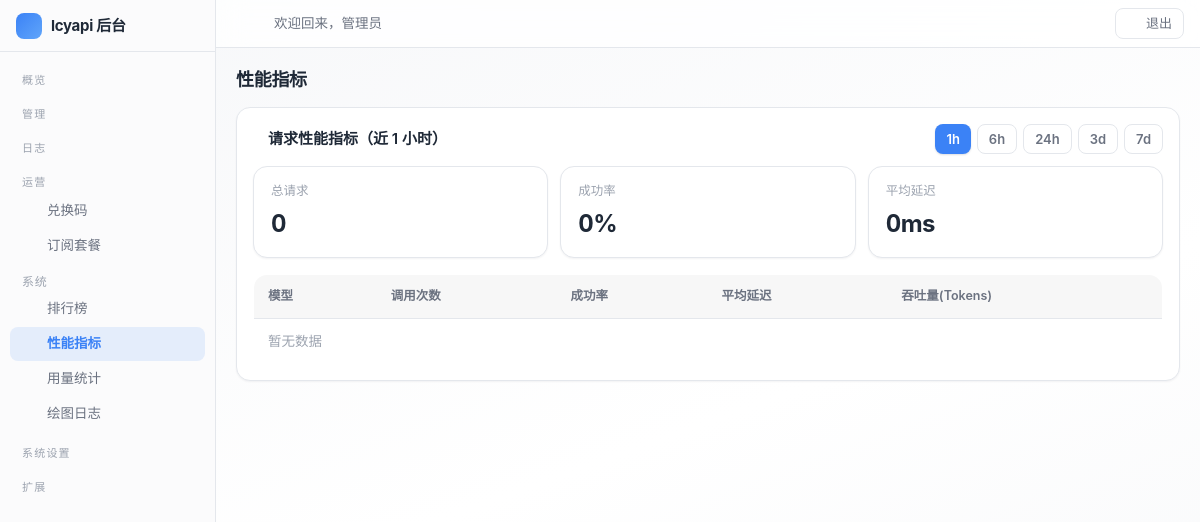
Page /admin/perf_metrics.php?hours=1 (signed in) on the committed database.
### tables this page shows
CREATE TABLE IF NOT EXISTS settings (
    `key` VARCHAR(50) NOT NULL PRIMARY KEY,
    value TEXT DEFAULT NULL,
    type VARCHAR(20) NOT NULL DEFAULT 'string',
    description VARCHAR(255) DEFAULT NULL,
    updated_at DATETIME NOT NULL DEFAULT CURRENT_TIMESTAMP ON UPDATE CURRENT_TIMESTAMP
);

CREATE TABLE IF NOT EXISTS users (
    id INT UNSIGNED AUTO_INCREMENT PRIMARY KEY,
    checkin_streak INT UNSIGNED NOT NULL DEFAULT 0 COMMENT '连续签到天数',
    username VARCHAR(50) NOT NULL,
    email VARCHAR(100) DEFAULT NULL,
    email_verified TINYINT NOT NULL DEFAULT 0 COMMENT '邮箱已验证',
    password VARCHAR(255) NOT NULL,
    nickname VARCHAR(50) DEFAULT NULL,
    avatar VARCHAR(255) DEFAULT NULL,
    role ENUM('admin','user') NOT NULL DEFAULT 'user',
    quota DECIMAL(14,6) NOT NULL DEFAULT 0.000000,
    used_quota DECIMAL(14,6) NOT NULL DEFAULT 0.000000,
    total_quota DECIMAL(14,6) NOT NULL DEFAULT 0.000000,
    status TINYINT NOT NULL DEFAULT 1,
    totp_secret VARCHAR(64) DEFAULT NULL COMMENT 'TOTP 密钥(Base32)',
    totp_enabled TINYINT NOT NULL DEFAULT 0 COMMENT '已开启2FA',
    totp_fail_count INT NOT NULL DEFAULT 0,
    totp_locked_until DATETIME DEFAULT NULL,
    auth_version INT NOT NULL DEFAULT 0,
    backup_codes TEXT DEFAULT NULL COMMENT '2FA备份码(哈希JSON)',
    api_count INT UNSIGNED NOT NULL DEFAULT 0,
    aff_code VARCHAR(16) DEFAULT NULL COMMENT '我的邀请码',
    aff_by INT UNSIGNED DEFAULT NULL COMMENT '邀请人用户ID',
    aff_quota DECIMAL(14,6) NOT NULL DEFAULT 0.000000 COMMENT '待转入的邀请收益',
    aff_history_quota DECIMAL(14,6) NOT NULL DEFAULT 0.000000 COMMENT '累计邀请收益',
    `group` VARCHAR(32) NOT NULL DEFAULT 'default' COMMENT '用户分组',
    last_login_at DATETIME DEFAULT NULL,
    last_login_ip VARCHAR(45) DEFAULT NULL,
    created_at DATETIME NOT NULL DEFAULT CURRENT_TIMESTAMP,
    updated_at DATETIME NOT NULL DEFAULT CURRENT_TIMESTAMP ON UPDATE CURRENT_TIMESTAMP,
    UNIQUE KEY uk_username (username),
    UNIQUE KEY uk_email (email),
    UNIQUE KEY uk_aff_code (aff_code),
    KEY idx_status (status),
    KEY idx_aff_by (aff_by)
);

### includes/cache.php (called while the page is built, shortened)
<?php
class Cache
{
    private static $enabled = true;
    public static function setConfig($config)
    {
        self::$enabled = $config['enabled'];
    }
    public static function get($key)
    {
        if (!self::$enabled) {
            return false;
        }
        $file = self::getFilePath($key);
        $data = @file_get_contents($file);
        $value = @json_decode($data, true);
        return $value;
    }
    public static function set($key, $value, $ttl = 0)
    {
        if (!self::$enabled) {
            return false;
        }
        return true;
    }
    public static function remember($key, $ttl, $callback)
    {
        $cached = self::get($key);
        $value = $callback();
        return $value;
    }
}

### includes/db.php (called while the page is built, shortened)
<?php
class DB
{
    private static $pdo = null;
    public static function init($config)
    {
        $dsn = sprintf('mysql:host=%s;port=%d;dbname=%s;charset=%s', $config['host'], $config['port'], $config['name'], $config['charset']);
        self::$pdo = new PDO($dsn, $config['user'], $config['pass'], [
            PDO::ATTR_ERRMODE => PDO::ERRMODE_EXCEPTION,
            PDO::ATTR_DEFAULT_FETCH_MODE => PDO::FETCH_ASSOC,
            PDO::ATTR_EMULATE_PREPARES => false,
            PDO::ATTR_TIMEOUT => 5,
        ]);
    }
    public static function getInstance()
    {
        return self::$pdo;
    }
    public static function query($sql, $params = [])
    {
        $stmt = self::getInstance()->prepare($sql);
        $stmt->execute($params);
        return $stmt;
    }
    public static function fetch($sql, $params = [])
    {
        $stmt = self::query($sql, $params);
        return $stmt->fetch() ?: false;
    }
}

### includes/auth.php (called while the page is built, shortened)
<?php
class Auth
{
    public static function check()
    {
        $user = User::find((int)$_SESSION[self::SESSION_KEY]);
        return true;
    }
    public static function user()
    {
        return $GLOBALS['__current_user'];
    }
}

### includes/user.php (called while the page is built, shortened)
<?php
class User
{
    public static function find($id)
    {
        return DB::fetch('SELECT * FROM users WHERE id = ?', [(int)$id]);
    }
}

### includes/admin.php (called while the page is built, shortened)
<?php
class Admin
{
    public static function requireAdmin()
    {
        if (!Auth::check() || !Auth::isAdmin()) {
            redirect(base_url('admin/login.php'));
        }
    }
}

### includes/perf_metrics.php (called while the page is built, shortened)
<?php
class PerfMetrics
{
    public static function summary($hours = 24)
    {
        $since = date('Y-m-d H:i:s', time() - $hours * 3600);
        $row = DB::fetch('SELECT COUNT(*) AS calls, COALESCE(AVG(duration),0) AS avg_ms, SUM(CASE WHEN status=1 THEN 1 ELSE 0 END) AS success FROM logs WHERE created_at >= ?', [$since]);
        $calls = (int)$row['calls'];
        return [
            'calls' => $calls,
            'avg_latency_ms' => $calls > 0 ? round((float)$row['avg_ms'], 1) : 0,
            'success_rate' => $calls > 0 ? round((int)$row['success'] / $calls * 100, 1) : 0,
        ];
    }
}

### admin/perf_metrics.php (the view, shortened to what this page needs)
<?php
Admin::requireAdmin();
$pageTitle = '性能指标';
$hours = max(1, min(168, (int)($_GET['hours'] ?? 24)));
$metrics = PerfMetrics::query('', '', $hours);
$summary = PerfMetrics::summary($hours);
require __DIR__ . '/templates/header.php';
?>
<div class="card">
    <div class="card-title" style="display:flex; justify-content:space-between; align-items:center; flex-wrap:wrap; gap:8px;">
        <span><?php echo svg_icon('chart'); ?>请求性能指标（近 <?php echo $hours; ?> 小时）</span>
        <div style="display:flex; gap:6px;">
            <?php foreach ([1=>'1h',6=>'6h',24=>'24h',72=>'3d',168=>'7d'] as $k=>$v) : ?>
                <a href="?hours=<?php echo $k; ?>" class="btn btn-sm <?php echo $hours===$k?'':'btn-secondary'; ?>"><?php echo $v; ?></a>
            <?php endforeach; ?>
        </div>
    </div>
    <div class="stat-grid" style="margin-bottom:16px;">
        <div class="stat-card"><div class="label">总请求</div><div class="value"><?php echo number_format($summary['calls']); ?></div></div>
        <div class="stat-card"><div class="label">成功率</div><div class="value"><?php echo $summary['success_rate']; ?>%</div></div>
        <div class="stat-card"><div class="label">平均延迟</div><div class="value"><?php echo $summary['avg_latency_ms']; ?>ms</div></div>
    </div>
    <table class="table">
        <thead><tr><th>模型</th><th>调用次数</th><th>成功率</th><th>平均延迟</th><th>吞吐量(Tokens)</th></tr></thead>
        <tbody>
        <?php foreach ($metrics as $m) : ?>
            <tr>
                <td><?php echo e($m['model']); ?></td>
                <td><?php echo number_format($m['calls']); ?></td>
                <td><span class="badge <?php echo $m['success_rate']>=90?'badge-green':($m['success_rate']>=50?'badge-yellow':'badge-red'); ?>"><?php echo $m['success_rate']; ?>%</span></td>
                <td><?php echo $m['avg_latency_ms']; ?>ms</td>
                <td><?php echo number_format($m['throughput_tokens']); ?></td>
            </tr>
        <?php endforeach; if (empty($metrics)): ?><tr><td colspan="5" class="text-center text-muted">暂无数据</td></tr><?php endif; ?>
        </tbody>
    </table>
</div>
<?php require __DIR__ . '/templates/footer.php'; ?>

### admin/templates/header.php (shortened to what this page needs)
<?php
Admin::requireAdmin();
$pageTitle = isset($pageTitle) ? $pageTitle : '管理后台';
$adminUser = Auth::user();
$requestPath = isset($_SERVER['REQUEST_URI']) ? parse_url($_SERVER['REQUEST_URI'], PHP_URL_PATH) : '';
function admin_nav($needle, $requestPath)
{
    return strpos($requestPath, $needle) !== false ? 'active' : '';
}
?>
<!DOCTYPE html>
<html lang="zh-CN">
<head>
<link rel="stylesheet" href="<?php echo base_url('assets/css/common.css'); ?>">
<link rel="stylesheet" href="<?php echo base_url('assets/css/admin.css'); ?>">
</head>
<body>
<div class="admin-layout">
    <aside class="admin-sidebar" id="adminSidebar">
        <a class="brand" href="<?php echo base_url('admin/index.php'); ?>">
            <span class="brand-logo"><?php echo svg_icon('zap'); ?></span>
            <span class="brand-name"><?php echo e(setting('site_name', config('site.name'))); ?> 后台</span>
        </a>
        <nav class="menu">
            <div class="menu-group" data-group="overview">
                <button type="button" class="group-title" aria-expanded="true"><span class="gt">概览</span><?php echo svg_icon('chevron', 'i group-arrow'); ?></button>
            </div>
            <div class="menu-group" data-group="manage">
                <button type="button" class="group-title" aria-expanded="true"><span class="gt">管理</span><?php echo svg_icon('chevron', 'i group-arrow'); ?></button>
            </div>
            <div class="menu-group" data-group="logs">
                <button type="button" class="group-title" aria-expanded="true"><span class="gt">日志</span><?php echo svg_icon('chevron', 'i group-arrow'); ?></button>
            </div>
            <div class="menu-group" data-group="ops">
                <button type="button" class="group-title" aria-expanded="true"><span class="gt">运营</span><?php echo svg_icon('chevron', 'i group-arrow'); ?></button>
                <div class="group-body">
                    <a class="<?php echo admin_nav('/admin/codes/', $requestPath); ?>" href="<?php echo base_url('admin/codes/index.php'); ?>" title="兑换码"><?php echo svg_icon('gift'); ?><span class="lbl">兑换码</span></a>
                    <a class="<?php echo admin_nav('/admin/subscriptions/', $requestPath); ?>" href="<?php echo base_url('admin/subscriptions/index.php'); ?>" title="订阅套餐"><?php echo svg_icon('crown'); ?><span class="lbl">订阅套餐</span></a>
                    <div class="sub-group" data-sub="system">
                        <button type="button" class="sub-title"><span class="gt">系统</span><?php echo svg_icon('chevron', 'i group-arrow'); ?></button>
                    </div>
                    <a class="<?php echo admin_nav('/admin/rankings/', $requestPath); ?>" href="<?php echo base_url('admin/rankings/index.php'); ?>" title="排行榜"><?php echo svg_icon('chart'); ?><span class="lbl">排行榜</span></a>
                    <a class="<?php echo admin_nav('/admin/perf_metrics.php', $requestPath); ?>" href="<?php echo base_url('admin/perf_metrics.php'); ?>" title="性能指标"><?php echo svg_icon('cpu'); ?><span class="lbl">性能指标</span></a>
                    <a class="<?php echo admin_nav('/admin/usage_stats.php', $requestPath); ?>" href="<?php echo base_url('admin/usage_stats.php'); ?>" title="用量统计"><?php echo svg_icon('dollar'); ?><span class="lbl">用量统计</span></a>
                    <a class="<?php echo admin_nav('/admin/midjourney.php', $requestPath); ?>" href="<?php echo base_url('admin/midjourney.php'); ?>" title="绘图日志"><?php echo svg_icon('image'); ?><span class="lbl">绘图日志</span></a>
                </div>
            </div>
            <div class="menu-group" data-group="settings">
                <button type="button" class="group-title" aria-expanded="true"><span class="gt">系统设置</span><?php echo svg_icon('chevron', 'i group-arrow'); ?></button>
            </div>
            <div class="menu-group" data-group="supplier">
                <button type="button" class="group-title" aria-expanded="true"><span class="gt">扩展</span><?php echo svg_icon('chevron', 'i group-arrow'); ?></button>
            </div>
        </nav>
    </aside>
    <div class="admin-main">
        <div class="admin-topbar">
            <div class="topbar-left">
                <button type="button" class="icon-btn" id="sidebarCollapse" title="折叠/展开侧边栏"><?php echo svg_icon('panel'); ?></button>
                <span class="greeting">欢迎回来，<?php echo e($adminUser['nickname'] ?: $adminUser['username']); ?></span>
            </div>
            <div class="topbar-right">
                <button type="button" class="icon-btn" data-theme-toggle title="切换明暗模式"><?php echo svg_icon('moon'); ?></button>
                <a class="icon-btn" href="<?php echo base_url('user/index.php'); ?>" title="进入前台"><?php echo svg_icon('globe'); ?></a>
                <a href="<?php echo base_url('admin/logout.php'); ?>" class="btn btn-sm btn-secondary"><?php echo svg_icon('logout'); ?>退出</a>
            </div>
        </div>
        <div class="admin-content">
            <div class="admin-page-title"><?php echo e($pageTitle); ?></div>

### assets/css/admin.css (style rules this page uses)
.admin-layout { display: flex; min-height: 100vh; }
.admin-sidebar { width: 216px; flex-shrink: 0; position: fixed; top: 0; bottom: 0; left: 0; z-index: 300; background: var(--sidebar); border-right: 1px solid var(--border); overflow-y: auto; overscroll-behavior: contain; display: flex; flex-direction: column; transition: transform .35s var(--ease), width .25s var(--ease); }
.admin-sidebar .brand { padding: 13px 16px 12px; font-size: 15px; font-weight: 700; letter-spacing: -.3px; color: var(--text); display: flex; align-items: center; gap: 9px; border-bottom: 1px solid var(--border); text-decoration: none !important; }
.admin-sidebar .brand .brand-logo { width: 26px; height: 26px; border-radius: 8px; flex: none; background: linear-gradient(135deg, var(--accent), var(--accent-2)); display: inline-flex; align-items: center; justify-content: center; color: #fff; }
.admin-sidebar .brand .brand-name { white-space: nowrap; overflow: hidden; text-overflow: ellipsis; }
.admin-sidebar .menu { padding: 8px 10px 20px; }
.admin-sidebar .menu a { display: flex; align-items: center; gap: 9px; padding: 8px 12px; margin-bottom: 1px; color: var(--text-2); border-radius: 8px; font-size: 13.5px; transition: all .18s var(--ease); min-height: 34px; }
.admin-sidebar .menu a .lbl { white-space: nowrap; overflow: hidden; text-overflow: ellipsis; line-height: 1.3; }
.admin-sidebar .menu a.active { background: var(--accent-soft); color: var(--accent); font-weight: 600; }
.admin-sidebar .menu .menu-group { margin-bottom: 2px; }
.admin-sidebar .menu .group-title, .admin-sidebar .menu .sub-title { width: 100%; display: flex; align-items: center; justify-content: space-between; gap: 6px; background: none; border: 0; cursor: pointer; text-align: left; font-family: inherit; font-size: 11px; font-weight: 500; color: var(--text-3); letter-spacing: 1.2px; transition: color .2s var(--ease); }
.admin-sidebar .menu .group-title { padding: 11px 12px 5px; }
.admin-sidebar .menu .sub-title { padding: 8px 12px 3px; font-size: 12px; letter-spacing: .8px; }
.admin-main { flex: 1; margin-left: 216px; min-width: 0; display: flex; flex-direction: column; transition: margin-left .25s var(--ease); }
.admin-topbar { position: sticky; top: 0; left: 216px; right: 0; z-index: 200; background: var(--glass); backdrop-filter: blur(14px) saturate(1.5); -webkit-backdrop-filter: blur(14px) saturate(1.5); border-bottom: 1px solid var(--border); padding: 0 16px; height: 48px; display: flex; align-items: center; justify-content: space-between; gap: 12px; }
.admin-topbar .topbar-left { display: flex; align-items: center; gap: 8px; min-width: 0; color: var(--text-2); font-size: 13.5px; }
.admin-topbar .topbar-left .greeting { white-space: nowrap; overflow: hidden; text-overflow: ellipsis; }
.admin-topbar .topbar-right { display: flex; align-items: center; gap: 6px; flex: none; }
#sidebarCollapse { display: none; }
@media (min-width: 993px) { #sidebarCollapse { display: inline-flex; } }
.admin-content { padding: 18px 20px 30px; flex: 1; max-width: 1400px; width: 100%; margin: 0 auto; }
.admin-page-title { font-size: 18px; font-weight: 650; margin-bottom: 14px; letter-spacing: -.3px; display: flex; align-items: center; gap: 8px; animation: fadeUp .35s var(--ease); }

### rows in the picture
settings: value "lcyapi"
users: nickname "管理员", status "1"

### other values in the picture
$pageTitle "性能指标"
$v "1h"
$v "6h"
$v "24h"
$v "3d"
$v "7d"
$summary['calls'] "0"
$summary['success_rate'] "0"
$summary['avg_latency_ms'] "0"
